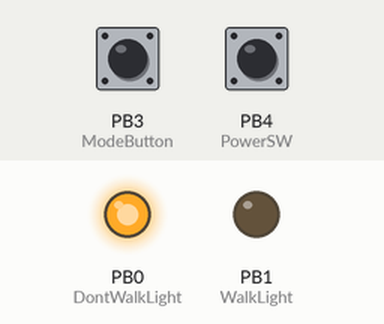
Recording of a sketch running on a simulated ATtiny85, built with avr-gcc and run on an emulated ATtiny85. Parts: output pins drawn as LEDs (lit = HIGH). Dashed ring = blinking. The test bench sets the inputs (shaded band); at power-on: PB3 (ModeButton) HIGH, PB4 (PowerSW) HIGH. Random numbers use the default seed unless the sketch sets one.

Above: at 1.2 s.
1.3 s: PB3 (ModeButton) pulled LOW for 0.15 s
At 2.23 s:
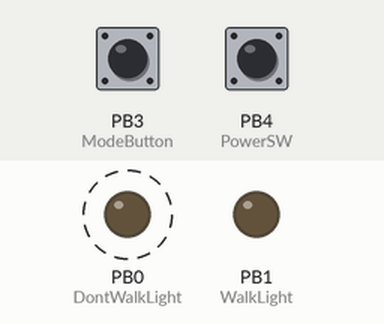
4.4 s: PB3 (ModeButton) pulled LOW for 1 s
At 5.74 s:
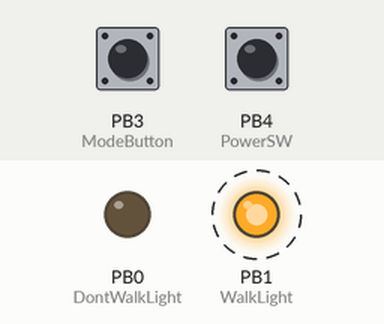
8.4 s: PB4 (PowerSW) pulled LOW for 0.15 s
At 9.0 s:
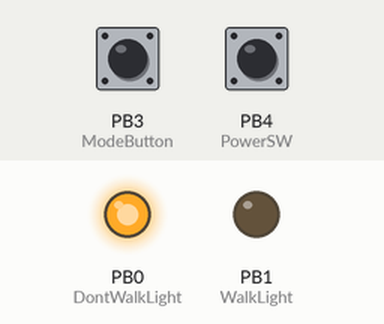
10.0 s: PB4 (PowerSW) pulled LOW for 3.2 s
At 10.7 s:
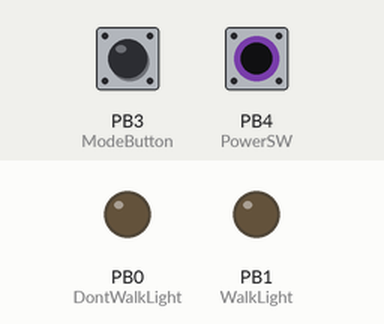
14.7 s: PB3 (ModeButton) pulled LOW for 3.2 s
At 19.19 s:
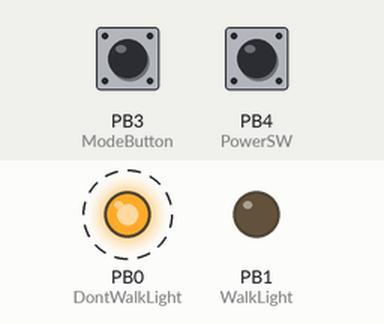
20.9 s: PB3 (ModeButton) pulsed LOW 5 times (0.12 s each, 0.3 s apart)
At 22.8 s:
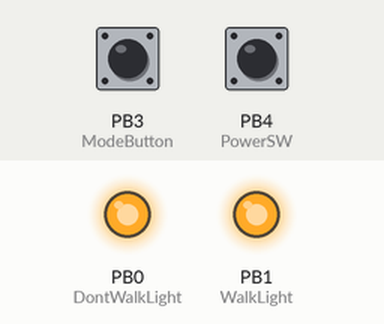
Timing chart, 0 to 26.4 s (numbered marks = the images above; inputs shaded):
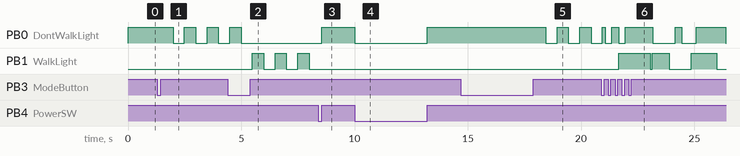

Measured:
- after the input at 1.3 s, PB0 (DontWalkLight): alternates HIGH for 0.50 s and LOW for 0.50 s, starting after 0.69 s
- after the input at 4.4 s, PB1 (WalkLight): alternates HIGH for 0.50 s and LOW for 0.50 s, starting after 1.1 s
- after the input at 8.4 s, PB0 (DontWalkLight): LOW → HIGH after 0.15 s
- after the input at 10.0 s, PB0 (DontWalkLight): HIGH → LOW at once, → HIGH 3.2 s later
- after the input at 14.7 s, PB0 (DontWalkLight): alternates HIGH for 0.50 s and LOW for 0.50 s, starting after 3.7 s
- after the input at 20.9 s, PB1 (WalkLight): goes HIGH 1.4 s, LOW 0.07 s, HIGH 0.76 s, LOW 0.97 s, HIGH 1.1 s, then LOW, starting after 0.76 s

The sketch:

Attiny85Code.ino
```cpp
//// STATES ////
#define sDontWalk 0
#define sWalk 2
#define sDontWalkBlink 3
#define sWalkBlink 4
#define sDontWalkSolid 5
#define sWalkSolid 6
#define sWalkAndDontSolid 7
#define sRandom 8
#define sOff 9

int State = sDontWalk;

//// PIN NAMES ////
const int DontWalkLight = 0;
const int WalkLight = 1;
const int ModeButton = 3;
const int PowerSW = 4;

//// VARS ////

//// Steady on Vars ////
const long DontWalkLength = 10000;
const long WalkLength = 10000;
long DontWalkTime = DontWalkLength;
long WalkTime = WalkLength;
unsigned long CurrentMillis;
unsigned long PreviousMillis;

//// Flash Vars ////
long PrevLightMillis = 0;
long LightInt1 = 1000;
long LightInt2 = 100;
int NumLight = 2; // Less 1
int LightNum = 0;
bool LightChanged = true;
const long FlashInterval = 500;
int DontWalkLightState = LOW;
int WalkLightState = LOW;

//// Random Flash Vars ////
int NumberOfLights = 2;
long NextFlash[2];
int LightPINs[] = {DontWalkLight, WalkLight};
int LightState[2];

//// Button Debounce Vars ////
int ButtonState;
int LastButtonState = HIGH;
long LastDebounceTime = 0;
long DebounceDelay = 40;
bool ButtonToggle = false;

void setup() {
  //// PIN MODE ////
  pinMode(DontWalkLight, OUTPUT);
  pinMode(WalkLight, OUTPUT);
  pinMode(ModeButton, INPUT);
  pinMode(PowerSW, INPUT);

  // Turn the lights off on boot
  digitalWrite(DontWalkLight, LOW);
  digitalWrite(WalkLight, LOW);

  // Enable internal resistor
  digitalWrite(ModeButton, HIGH);
  digitalWrite(PowerSW, HIGH);

  CurrentMillis = millis();
}

void loop() {
  switch (State) {
    case sDontWalk:
      fDontWalk();
      break;

    case sWalk:
      fWalk();
      break;

    case sDontWalkBlink:
      fDontWalkBlink();
      break;

    case sWalkBlink:
      fWalkBlink();
      break;

    case sDontWalkSolid:
      fDontWalkSolid();
      break;

    case sWalkSolid:
      fWalkSolid();
      break;

    case sWalkAndDontSolid:
      fWalkAndDontSolid();
      break;

    case sRandom:
      fRandom();
      break;

    case sOff:
      fOff();
      break;
  }
}

//// FUNCTIONS ////

void fDontWalk() {
  digitalWrite(WalkLight, LOW);
  digitalWrite (DontWalkLight, HIGH);

  if (millis() - CurrentMillis > 1000) {
    DontWalkTime = DontWalkTime - 1000;
    CurrentMillis = millis();
  }

  if (DontWalkTime == 0) {
    DontWalkTime = DontWalkLength;
    State = sWalk;
  }

  fButtonPress();

  if (ButtonToggle == true) {
    DontWalkTime = DontWalkLength;
    ButtonToggle = false;
    State = sDontWalkBlink;
  }

  if (digitalRead (PowerSW) == LOW) {
    State = sOff;
  }
}

void fWalk() {
  digitalWrite(DontWalkLight, LOW);
  digitalWrite(WalkLight, HIGH);

  if (millis() - CurrentMillis > 1000) {
    WalkTime = WalkTime - 1000;
    CurrentMillis = millis();
  }

  if (WalkTime == 0) {
    WalkTime = WalkLength;
    State = sDontWalk;
  }

  fButtonPress();

  if (ButtonToggle == true) {
    WalkTime = WalkLength;
    ButtonToggle = false;
    State = sDontWalkBlink;
  }

  if (digitalRead (PowerSW) == LOW) {
    State = sOff;
  }
}

void fDontWalkBlink() {
  digitalWrite(WalkLight, LOW);

  CurrentMillis = millis();

  if (CurrentMillis - PreviousMillis >= FlashInterval) {
    PreviousMillis = CurrentMillis;

    if (DontWalkLightState == LOW) {
      DontWalkLightState = HIGH;
    } else {
      DontWalkLightState = LOW;
    }
    digitalWrite(DontWalkLight, DontWalkLightState);
  }

  fButtonPress();

  if (ButtonToggle == true) {
    ButtonToggle = false;
    State = sWalkBlink;
  }

  if (digitalRead (PowerSW) == LOW) {
    State = sOff;
  }
}

void fWalkBlink() {
  digitalWrite (DontWalkLight, LOW);

  CurrentMillis = millis();

  if (CurrentMillis - PreviousMillis >= FlashInterval) {
    PreviousMillis = CurrentMillis;

    if (WalkLightState == LOW) {
      WalkLightState = HIGH;
    } else {
      WalkLightState = LOW;
    }
    digitalWrite(WalkLight, WalkLightState);
  }

  fButtonPress();

  if (ButtonToggle == true) {
    ButtonToggle = false;
    State = sDontWalkSolid;
  }

  if (digitalRead (PowerSW) == LOW) {
    State = sOff;
  }
}

void fDontWalkSolid() {
  digitalWrite (WalkLight, LOW);
  digitalWrite (DontWalkLight, HIGH);

  fButtonPress();

  if (ButtonToggle == true) {
    ButtonToggle = false;
    State = sWalkSolid;
  }

  if (digitalRead (PowerSW) == LOW) {
    State = sOff;
  }
}

void fWalkSolid() {
  digitalWrite (WalkLight, HIGH);
  digitalWrite (DontWalkLight, LOW);

  fButtonPress();

  if (ButtonToggle == true) {
    ButtonToggle = false;
    State = sWalkAndDontSolid;
  }

  if (digitalRead (PowerSW) == LOW) {
    State = sOff;
  }
}

void fWalkAndDontSolid() {
  digitalWrite (WalkLight, HIGH);
  digitalWrite (DontWalkLight, HIGH);

  fButtonPress();

  if (ButtonToggle == true) {
    ButtonToggle = false;
    State = sRandom;
  }

  if (digitalRead (PowerSW) == LOW) {
    State = sOff;
  }
}

void fRandom() {
  for (int i = 0; i < NumberOfLights; i++) {
    if (millis() > NextFlash[i]) {
      if (LightState[i] == LOW) LightState[i] = HIGH; else LightState[i] = LOW;
      digitalWrite(LightPINs[i], LightState[i]);
      NextFlash[i] = millis() + random(50, 1500) ; // next toggle random time
    }
  }

  fButtonPress();

  if (ButtonToggle == true) {
    ButtonToggle = false;
    State = sDontWalk;
  }

  if (digitalRead (PowerSW) == LOW) {
    State = sOff;
  }
}

void fOff() {
  digitalWrite (DontWalkLight, LOW);
  digitalWrite(WalkLight, LOW);

  if (digitalRead (PowerSW) == HIGH) {
    DontWalkTime = DontWalkLength;
    WalkTime = WalkLength;
    State = sDontWalk;
  }
}

void fButtonPress() {
  int Reading = digitalRead(ModeButton) == LOW;

  if (Reading != LastButtonState) {
    LastDebounceTime = millis();
  }

  if ((millis() - LastDebounceTime) > DebounceDelay) {
    if (Reading != ButtonState) {
      ButtonState = Reading;
      if (ButtonState == LOW) { // Logic is inverted since we're using the internal resistors. When button is pressed the PIN goes LOW, when not pressed it's HIGH.
        ButtonToggle = true;
      }
    }
  }
  LastButtonState = Reading;
}
```
